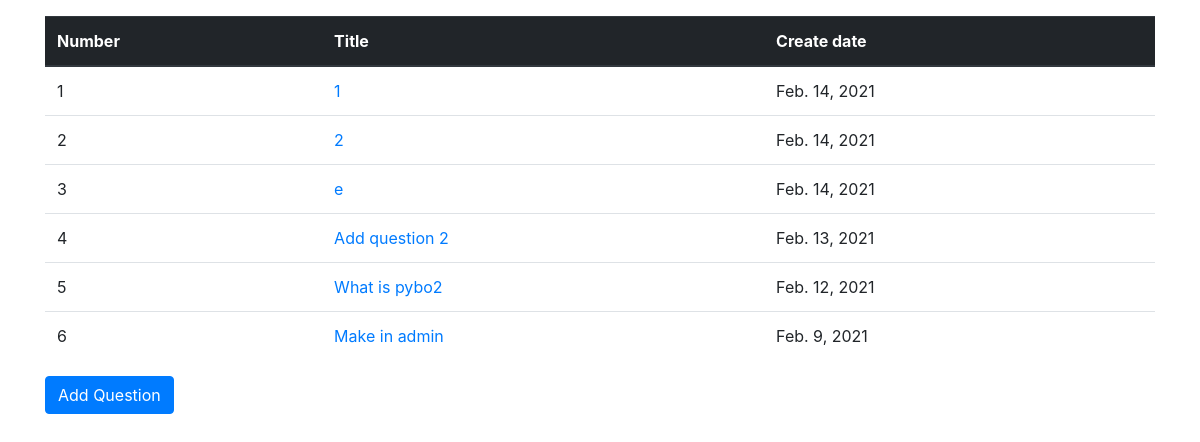
Page /pybo/ on the earlier database version.
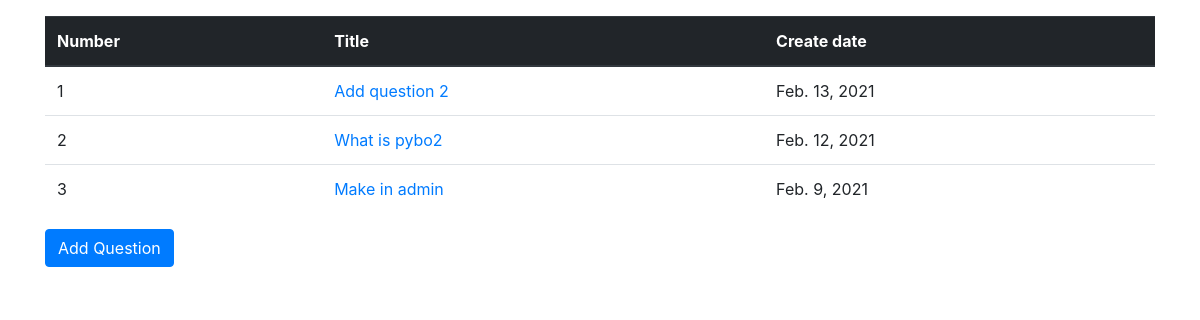
Same page on the later database version.
### pybo/models.py (models this page shows, shortened)
class Question(models.Model):
  subject = models.CharField(max_length=200)
  content = models.TextField()
  create_date = models.DateField()

### pybo/views.py (the view)
# urls.py: path('', views.index, name='index'),
def index(request):
  question_list = Question.objects.order_by('-create_date')
  context = {'question_list': question_list}
  return render(request, 'pybo/question_list.html', context)

### templates/pybo/question_list.html
{% extends 'base.html' %}
{% block content %}
<div class="container my-3">
  <table class="table">
    <thead>
      <tr class="thead-dark">
        <th>Number</th>
        <th>Title</th>
        <th>Create date</th>
      </tr>
    </thead>
    <tbody>
      {% if question_list %}
      {% for question in question_list %}
      <tr>
        <td>{{ forloop.counter }}</td>
        <td>
          <a href="{% url 'pybo:detail' question.id %}">
            {{ question.subject }}
          </a>
        </td>
        <td>
          {{ question.create_date }}
        </td>
      </tr>
      {% endfor %}
      {% else %}
      <tr>
        <td colspan="3">No question</td>
      </tr>
      {% endif %}
    </tbody>
  </table>
  <a href="{% url 'pybo:question_create' %}" class="btn btn-primary">
  Add Question
  </a>
</div>
{% endblock %}

### templates/base.html (shortened to what this page needs)
{% load static %}
<!doctype html>
<html lang="ko">
<head>
    <link rel="stylesheet" href="https://maxcdn.bootstrapcdn.com/bootstrap/4.0.0/css/bootstrap.min.css">
    <link rel="stylesheet" type="text/css" href="{% static 'style.css' %}">
</head>
<body>
{% block content %}
{% endblock %}
</body>
</html>

Differences in the rows shown:
removed Question: subject "1", create_date "Feb. 14, 2021"
removed Question: subject "2", create_date "Feb. 14, 2021"
removed Question: subject "e", create_date "Feb. 14, 2021"
